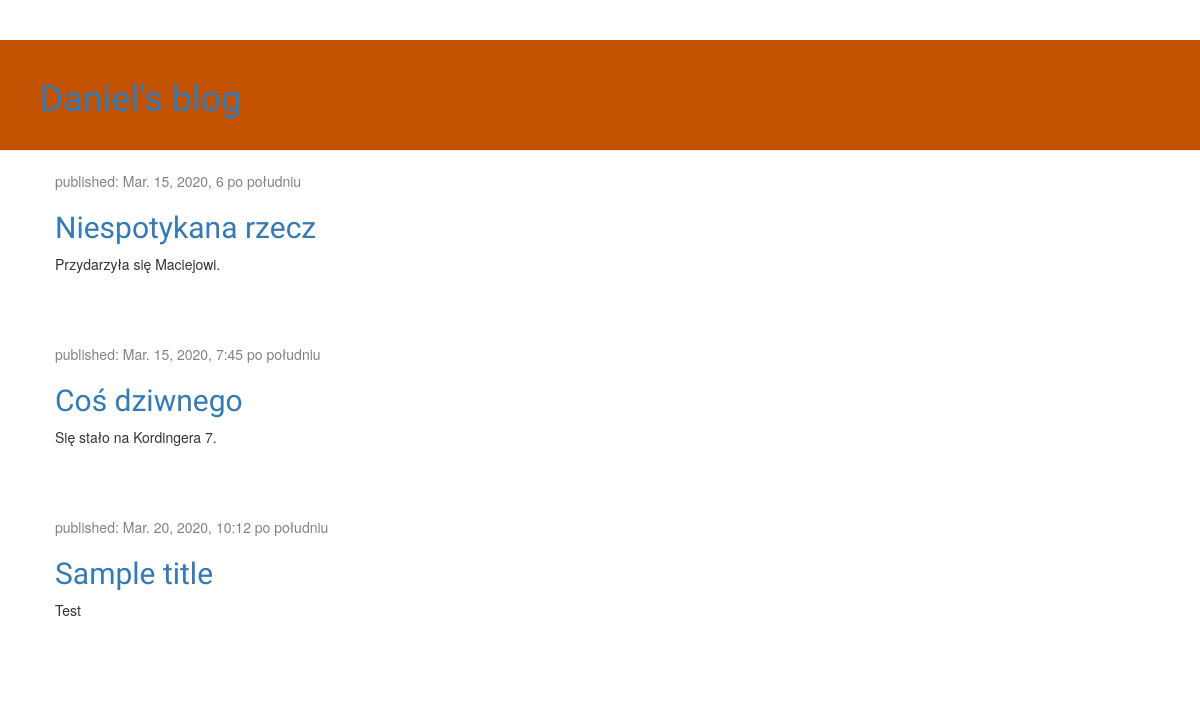
Before: / with the older database file.
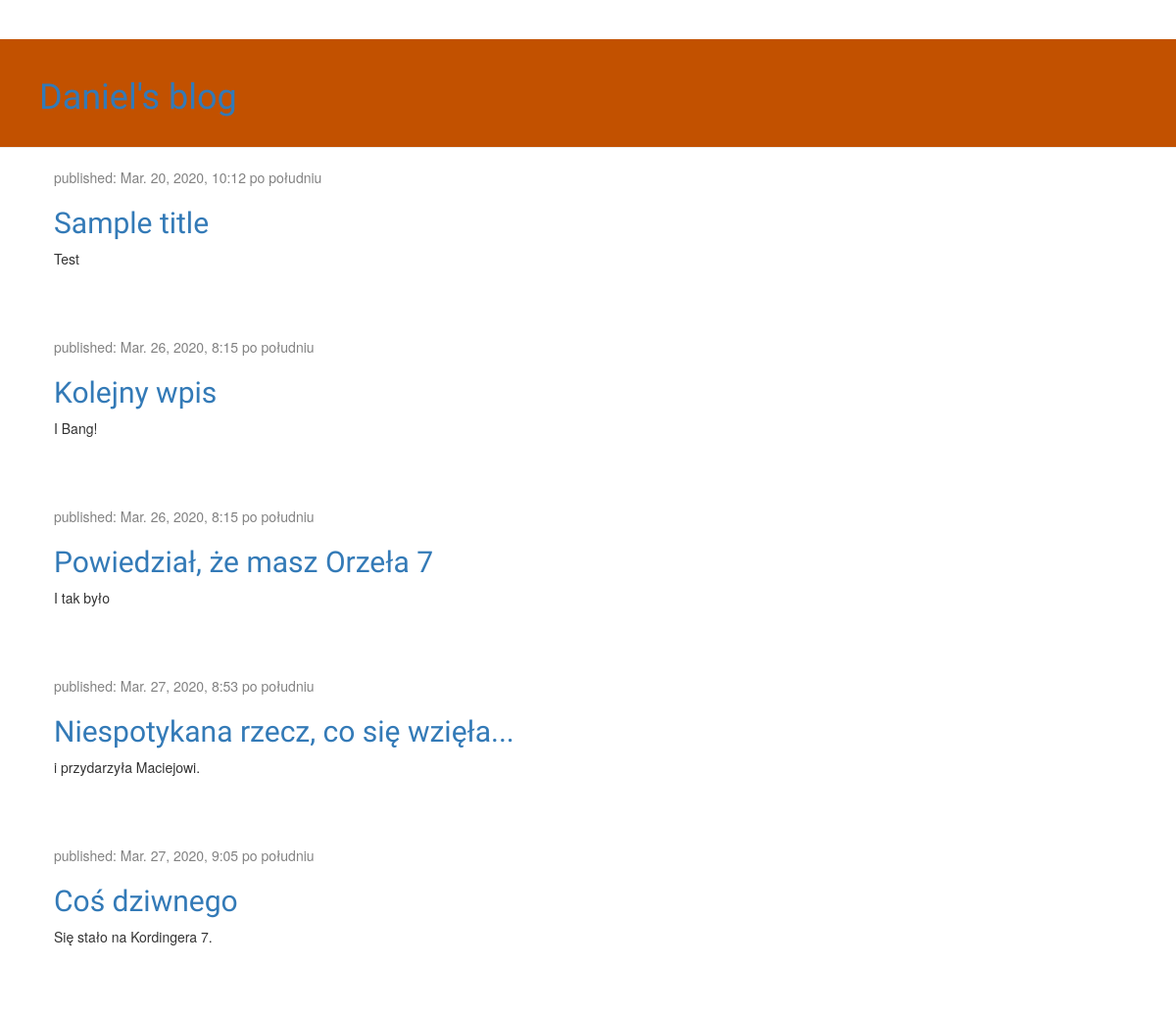
After: the same page with the newer database file.
### blog/models.py (models this page shows, shortened)
class Post (models.Model):
    author= models.ForeignKey ('auth.User', on_delete= models.CASCADE)
    title= models.CharField(max_length=200)
    text= models.TextField()
    created_date= models.DateTimeField(
        default= timezone.now)
    published_date= models.DateTimeField(
        blank=True, null= True)

### blog/views.py (the view)
# urls.py: path('', views.post_list, name='post_list'),
def post_list (request):
    posts = Post.objects.filter(published_date__lte=timezone.now()).order_by('published_date')
    return render(request, 'blog/post_list.html',{'posts':posts})

### blog/templates/blog/post_list.html
{% extends 'blog/base.html' %}
{% block content %}
	{% for post in posts %}
		<div class="post">
			<div class="date">
				<p>published: {{ post.published_date }}</p>
		</div>
		<h2><a href="{% url 'post_detail' pk=post.pk %}">{{ post.title }}</a></h2>
		<p>{{ post.text|linebreaksbr }}</p>
		</div>
	{% endfor %}
{% endblock %}

### blog/templates/blog/base.html (shortened to what this page needs)
{% load static %}
<html>
    <head>
        <link rel="stylesheet" href="//maxcdn.bootstrapcdn.com/bootstrap/3.2.0/css/bootstrap.min.css">
        <link rel="stylesheet" href="//maxcdn.bootstrapcdn.com/bootstrap/3.2.0/css/bootstrap-theme.min.css">
        <link rel="stylesheet" href="{% static 'css/blog.css' %}">
    </head>
   <body>
    <div class="page-header">
        <h1><a href="/">Daniel's blog</a></h1>
    </div>
    <div class="content container">
        <div class="row">
            <div class="col-md-8">
            {% block content %}
            {% endblock %}
            </div>
        </div>
    </div>
</body>
</html>

### blog/static/css/blog.css (style rules this page uses)
.page-header { background-color: #C25100; magrin-top: 0; padding: 20px 20px 20px 40px; }
.content { margin-left: 40px; }
h1, h2, h3, h4 { font-family: 'Lobster', cursive; }
.date { color: #828282; }
.post { margin-bottom: 70px; }

Changed rows visible on the page:
shown differently, row unchanged: Post "Sample title": moves up the list
added Post: published_date "Mar. 26, 2020, 8:15 po południu", title "Kolejny wpis", text "I Bang!"
added Post: published_date "Mar. 26, 2020, 8:15 po południu", title "Powiedział, że masz Orzeła 7", text "I tak było"
changed Post: published_date "Mar. 15, 2020, 6 po południu" → "Mar. 27, 2020, 8:53 po południu"; title "Niespotykana rzecz" → "Niespotykana rzecz, co się wzięła..."; text "Przydarzyła się Maciejowi." → "i przydarzyła Maciejowi."
changed Post "Coś dziwnego": published_date "Mar. 15, 2020, 7:45 po południu" → "Mar. 27, 2020, 9:05 po południu"
